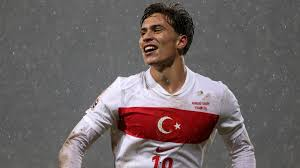
#> input picture OpenCV Uygulamalar/kenan.jpeg, 300 x 168 px, found by its file name
$ python Esikleme.py
#> lines starting #> are read from the running program, lines starting #| are printed output that depends on the picture; after the words box and inside, x2 and y2 are one past the last pixel; in counts of white or black regions, pixels touching at a corner belong together
import cv2

img = cv2.imread(r"C:\Users\MUSA\Desktop\OpenCV Uygulamalar\kenan.jpeg")
#> img is the input picture: shape (168, 300, 3); mean B, G, R 100.8, 100.4, 110.2

gray = cv2.cvtColor(img, cv2.COLOR_BGR2GRAY)
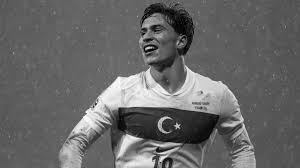
#> gray: shape (168, 300); min 0, max 254, mean 103.4
_, threshold = cv2.threshold(gray, 127, 255, cv2.THRESH_BINARY)
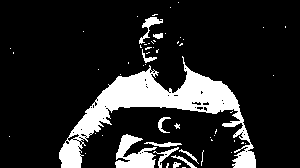
#> threshold: shape (168, 300); 15.1% white; 57 white regions (45 under 20 px), largest, box (x1, y1, x2, y2) and area: (59, 56, 256, 168) 5912, (115, 134, 157, 168) 815, (139, 17, 163, 44) 185
cv2.imshow("Threshold", threshold)
cv2.waitKey(0)
cv2.destroyAllWindows()

$ run again, with OpenCV Uygulamalar/MilliTakim.jpg copied over OpenCV Uygulamalar/kenan.jpeg
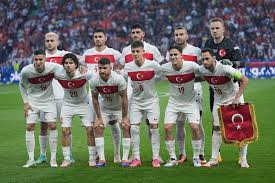
#> input picture OpenCV Uygulamalar/MilliTakim.jpg, 275 x 183 px, found by its file name
#> img is the input picture: shape (183, 275, 3); mean B, G, R 98.2, 112.5, 108.6
#> `gray = cv2.cvtColor(img, cv2.COLOR_BGR2GRAY)`:
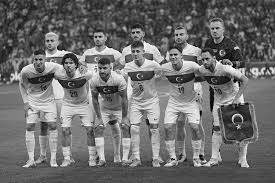
#> gray: shape (183, 275); min 0, max 254, mean 109.7
#> `_, threshold = cv2.threshold(gray, 127, 255, cv2.THRESH_BINARY)`:
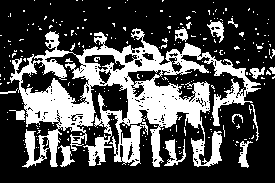
#> threshold: shape (183, 275); 30.4% white; 253 white regions (238 under 20 px), largest, box (x1, y1, x2, y2) and area: (10, 28, 261, 168) 13191, (164, 139, 186, 166) 251, (207, 20, 224, 43) 177
